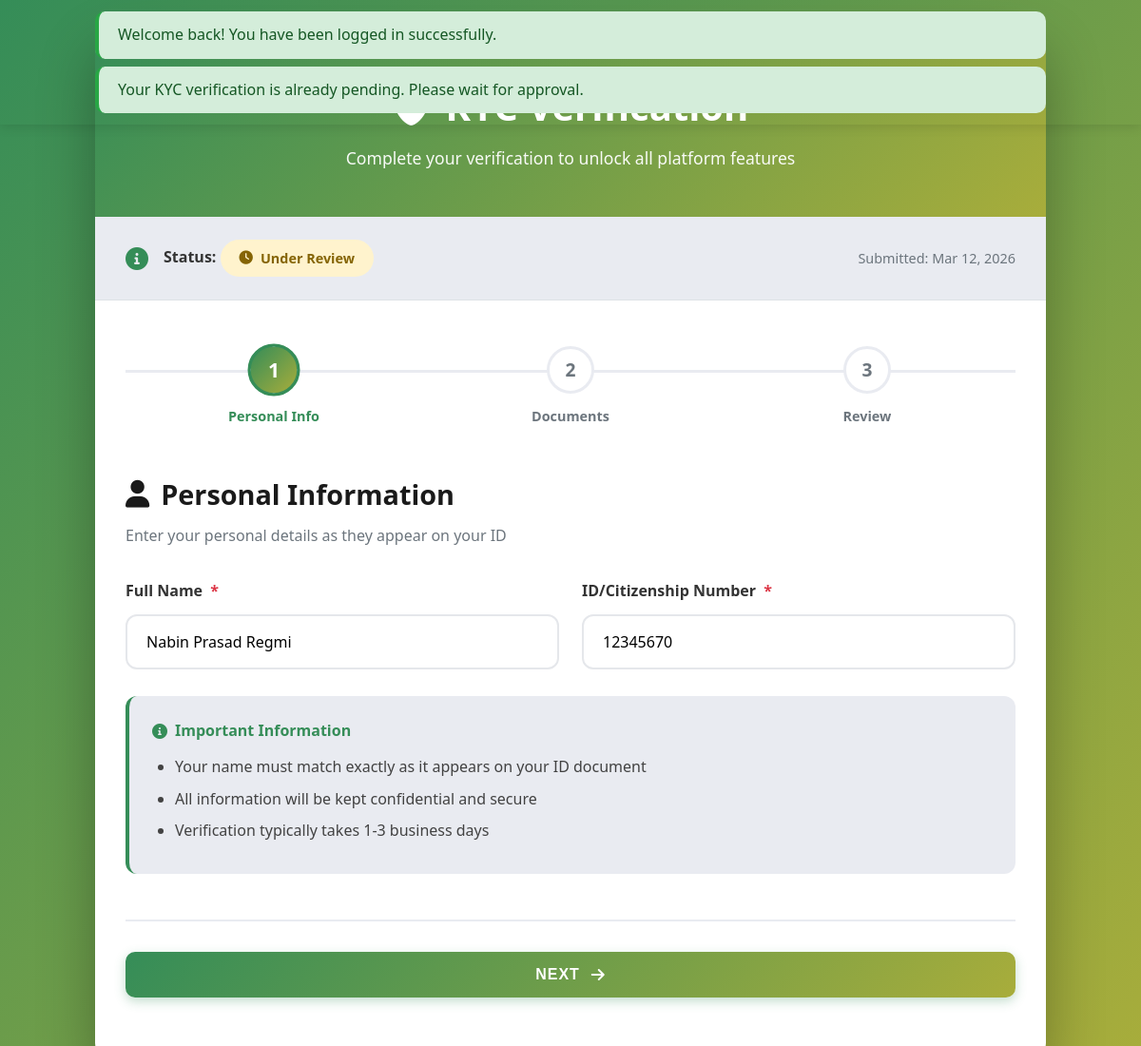
Before: /kyc/ (signed in) with the older database file.
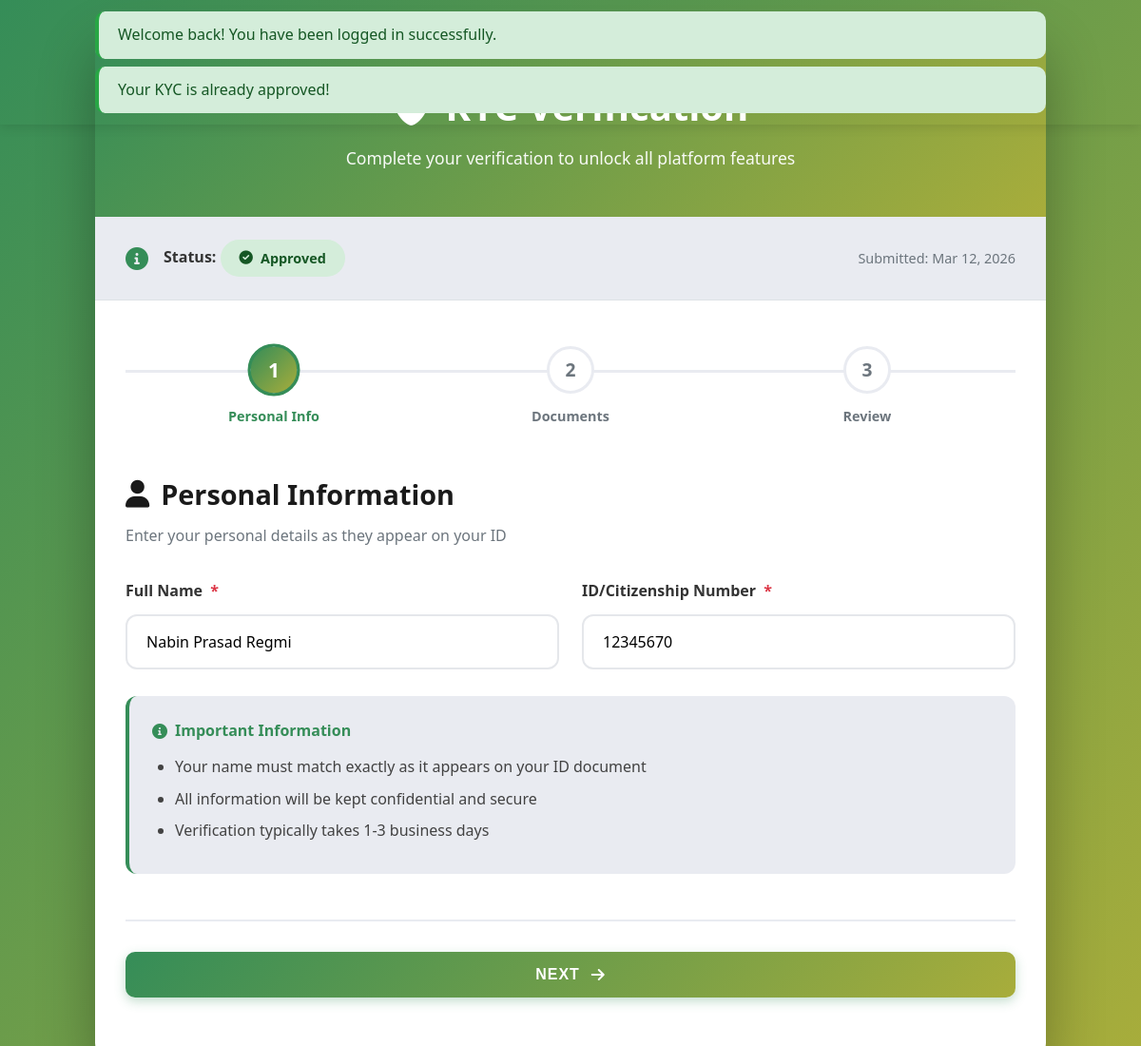
After: the same page with the newer database file.
### accounts/views.py (the view, shortened to what this page needs)
# urls.py: path('kyc/', kyc_page, name='kyc'),
@login_required
def kyc_page(request):
    if not _user_requires_kyc(request.user):
        return _redirect_to_role_home_response(request.user)
    if request.session.pop('show_login_success', None):
        messages.success(request, 'Welcome back! You have been logged in successfully.')
    _ensure_role_profile(request.user)
    existing = request.user.kyc_requests.first()
    if existing and existing.status not in [KYCRequest.STATUS_REJECTED]:
        if existing.status == KYCRequest.STATUS_PENDING:
            messages.info(request, 'Your KYC verification is already pending. Please wait for approval.')
        elif existing.status == KYCRequest.STATUS_APPROVED:
            messages.success(request, 'Your KYC is already approved!')
        context = {
            'kyc': existing,
            'can_submit': False,
        }
        return render(request, 'kyc.html', context)

### accounts/context_processors.py (called while the page is built, shortened)
def admin_collections_payouts_summary(request):
    if not request.user.is_authenticated or getattr(request.user, 'role', None) != 'admin':
        return {}

### accounts/views.py (called while the page is built)
def _user_requires_kyc(user):
    return user.role in {'farmer', 'vendor', 'agricultural_expert'}

def _ensure_role_profile(user):
    if user.role == 'farmer':
        FarmerProfile.objects.get_or_create(user=user)
    elif user.role == 'vendor':
        VendorProfile.objects.get_or_create(user=user)
    elif user.role == 'agricultural_expert':
        ExpertProfile.objects.get_or_create(user=user)
    elif user.role == 'buyer':
        UserProfile.objects.get_or_create(user=user)
    elif user.role == 'admin':
        UserProfile.objects.get_or_create(user=user)

### templates/kyc.html (shortened to what the changed rows need)
<!DOCTYPE html>
<html lang="en">
<head>
    <link rel="stylesheet" href="/static/css/style.css">
    <link href="https://cdnjs.cloudflare.com/ajax/libs/font-awesome/6.0.0/css/all.min.css" rel="stylesheet">
</head>
<body>
    <div class="kyc-container">
        <div class="kyc-header">
            <h1>
            </h1>
        </div>
        {% if kyc %}
        <div class="status-banner">
            <div class="status-content">
                <div class="status-info">
                    <div>
                        <strong>Status:</strong>
                        <span class="status-badge status-{{ kyc.status }}">
                            {% if kyc.status == 'pending' %}
                                <i class="fas fa-clock"></i> Under Review
                            {% elif kyc.status == 'approved' %}
                                <i class="fas fa-check-circle"></i> Approved
                            {% elif kyc.status == 'rejected' %}
                                <i class="fas fa-times-circle"></i> Rejected
                            {% endif %}
                        </span>
                    </div>
                </div>
            </div>
        </div>
        {% endif %}
        <div class="wizard-container">
            {% if messages %}
            <div class="kyc-page-messages messages-auto-dismiss" data-dismiss-ms="3000" style="position: fixed; top: 0; left: 0; right: 0; z-index: 99999; padding: 0.75rem 1.5rem; margin: 0; box-shadow: 0 2px 12px rgba(0,0,0,0.12); transition: opacity 0.3s ease;">
                {% for message in messages %}
                <div class="message-alert {{ message.tags }}" role="alert" style="max-width: 1000px; margin: 0 auto 0.5rem; padding: 0.75rem 1.25rem; border-radius: 10px; border-left: 4px solid #28a745; background: #D4EDDA; color: #155724;">{{ message }}</div>
                {% endfor %}
            </div>
            {% endif %}
            <form method="POST" enctype="multipart/form-data" id="kycForm">
                <div class="wizard-content">
                    <div class="wizard-panel active" id="panel-1">
                        <div class="panel-header">
                            <h2>
                                <i class="fas fa-user"></i>
                                Personal Information
                            </h2>
                        </div>
                    </div>
                </div>
            </form>
        </div>
    </div>
</body>
</html>

Changed rows visible on the page:
changed KYCRequest "Nabin Prasad Regmi": status "pending" → "approved" (drawn)
Other visible differences:
text no longer shown: "Under Review"
text now shown: "Approved"
new list line: "Your KYC is already approved!"
list line gone: "Your KYC verification is already pending. Please wait for approval."
